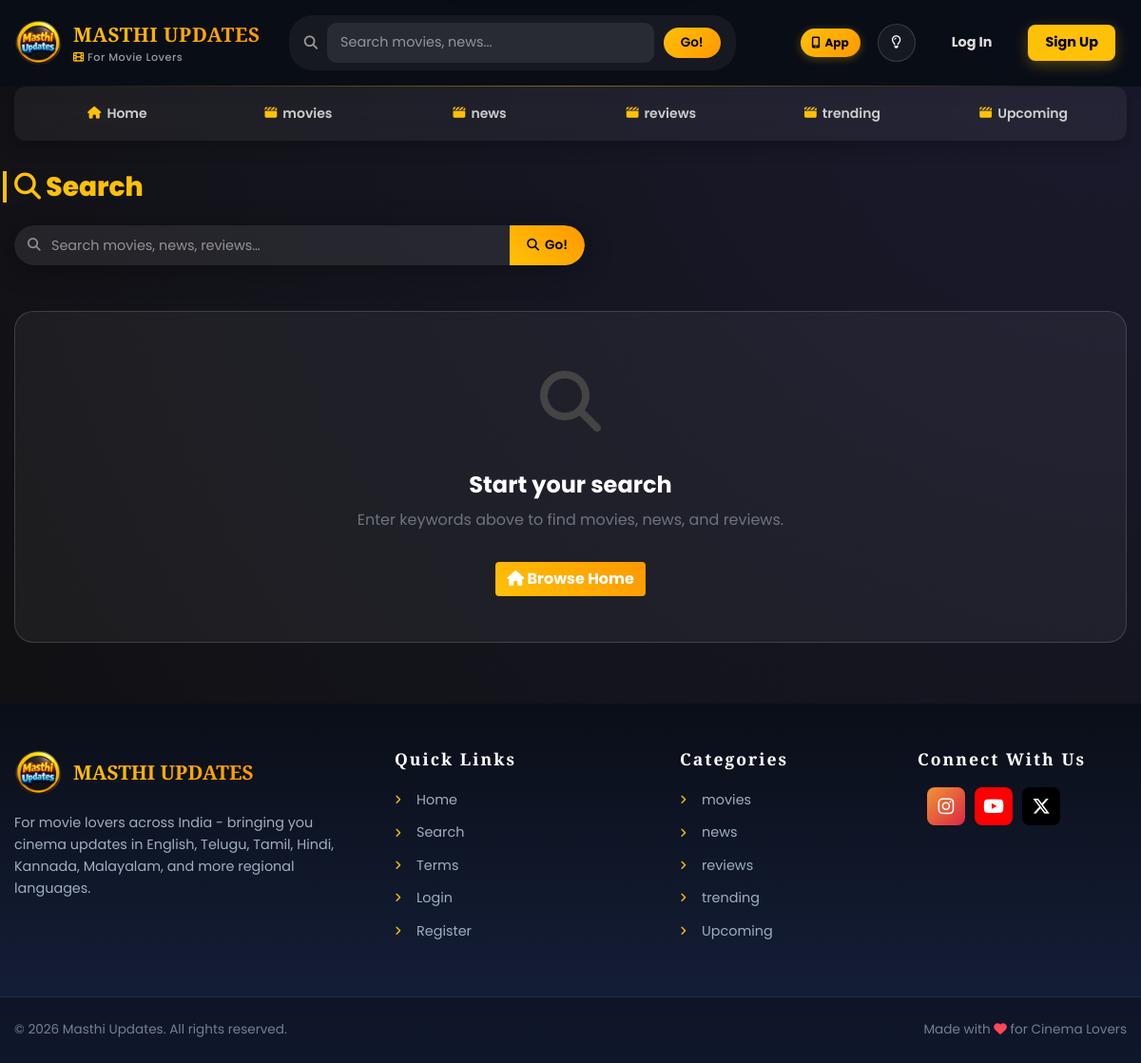
The app's page /blogs/search/ with its own data.
### blogs/models.py (models this page shows, shortened)
class Category(models.Model):
    category_name = models.CharField(max_length=200, unique=True)
    created_at = models.DateTimeField(auto_now_add=True)
    updated_at = models.DateTimeField(auto_now=True)
    class Meta:
        verbose_name_plural = 'Categories'

### blogs/views.py (the view, shortened to what this page needs)
# urls.py: path('blogs/search/',BlogsViews.search , name ='search'),
def search(request):
    keyword = request.GET.get('keyword', '')
    posts = []
    context = {
        'posts': posts,
        'keyword': keyword,
    }
    return render(request, 'search.html', context)

### templates/search.html (shortened to what this page needs)
{% extends 'base.html' %}
{% block content %}
<div class="search-results-page">
    <div class="search-header mb-4">
        <h3 class="section-title">
            <i class="fa-solid fa-magnifying-glass"></i>
            {% if keyword %}
            Search Results for "{{ keyword }}"
            {% else %}
            Search
            {% endif %}
        </h3>
    </div>
    <div class="search-form-inline mb-5">
        <form action="{% url 'search' %}" method="get" class="header-search-form">
            <div class="header-search">
                <i class="fa-solid fa-magnifying-glass search-icon"></i>
                <input type="text" class="search-input" name="keyword" value="{{ keyword }}"
                    placeholder="Search movies, news, reviews…">
                <button type="submit" class="search-button">
                    <i class="fa-solid fa-magnifying-glass"></i> Go!
                </button>
            </div>
        </form>
    </div>
    <div class="row">
        {% if posts %}
        {% for post in posts %}
        <div class="col-lg-6 col-md-6 mb-4">
            <div class="card h-100 post-card">
                {% if post.feature_image %}
                <div class="card-img-wrapper">
                    <img src="{{ post.feature_image.url }}" class="card-img-top" alt="{{ post.title }}">
                    <div class="card-img-overlay-gradient"></div>
                </div>
                {% endif %}
                <div class="card-body">
                    <h4 class="card-title">
                        <a href="{% url 'blogs' post.slug %}">{{ post.title }}</a>
                    </h4>
                    <div class="post-meta mb-2">
                        <span><i class="fa-regular fa-clock"></i> {{ post.created_at|timesince }} ago</span>
                        <span class="dot">•</span>
                        <span><i class="fa-solid fa-user"></i> {{ post.author }}</span>
                        {% if post.category %}
                        <span class="dot">•</span>
                        <a href="{% url 'posts_by_category' post.category.id %}" class="post-category">
                            {{ post.category.category_name }}
                        </a>
                        {% endif %}
                    </div>
                    <p class="card-text">{{ post.short_description|truncatewords:20 }}</p>
                    <a href="{% url 'blogs' post.slug %}" class="btn btn-sm btn-outline-warning">
                        Read More <i class="fa-solid fa-arrow-right"></i>
                    </a>
                </div>
            </div>
        </div>
        {% endfor %}
        {% else %}
        <div class="col-12">
            <div class="no-results-box text-center py-5">
                {% if keyword %}
                <div class="no-results-icon mb-4">
                    <i class="fa-solid fa-face-sad-tear"></i>
                </div>
                <h4>No results found for "{{ keyword }}"</h4>
                <p class="text-muted">Try searching with different keywords or browse our categories above.</p>
                {% else %}
                <div class="no-results-icon mb-4">
                    <i class="fa-solid fa-search"></i>
                </div>
                <h4>Start your search</h4>
                <p class="text-muted">Enter keywords above to find movies, news, and reviews.</p>
                {% endif %}
                <a href="{% url 'home' %}" class="btn btn-warning mt-3">
                    <i class="fa-solid fa-home"></i> Browse Home
                </a>
            </div>
        </div>
        {% endif %}
    </div>
</div>
{% endblock %}

### templates/base.html (shortened to what this page needs)
{% load static %}
<!DOCTYPE html>
<html lang="en">
<head>
    <link href="https://getbootstrap.com/docs/4.0/dist/css/bootstrap.min.css" rel="stylesheet">
    <link href="https://cdnjs.cloudflare.com/ajax/libs/font-awesome/6.5.1/css/all.min.css" rel="stylesheet">
    <link href="{% static 'css/blog.css' %}" rel="stylesheet">
    <link href="{% static 'css/homepage-cinematic.css' %}" rel="stylesheet">
    <link href="{% static 'css/slideshow-netflix-style.css' %}" rel="stylesheet">
    <link href="{% static 'css/advanced-ui.css' %}" rel="stylesheet">
    <link href="{% static 'css/advanced-ui.css' %}" rel="stylesheet">
    <link href="{% static 'css/professional-header-footer.css' %}" rel="stylesheet">
</head>
<body>
    <header class="site-header" id="siteHeader">
        <div class="container">
            <div class="row align-items-center header-row">
                <div class="col-auto">
                    <a href="{% url 'home' %}" class="header-logo">
                        <img src="{% static 'images/logo.png' %}" class="logo-img" alt="Logo">
                        <div class="brand-info">
                            <span class="brand-name">MASTHI UPDATES</span>
                            <span class="brand-tagline d-none d-lg-block">
                                <i class="fa-solid fa-film"></i> For Movie Lovers
                            </span>
                        </div>
                    </a>
                </div>
                <div class="col-md-5 d-none d-md-block">
                    <form action="{% url 'search' %}" method="get" class="search-form">
                        <div class="search-box">
                            <i class="fa-solid fa-search search-icon"></i>
                            <input type="text" class="search-input" name="keyword" placeholder="Search movies, news..."
                                autocomplete="off">
                            <button type="submit" class="search-btn">Go!</button>
                        </div>
                    </form>
                </div>
                <div class="col flex-grow-1 d-flex justify-content-end align-items-center">
                    <div class="header-actions">
                        <button id="installTriggerBtn" class="mobile-app-action-btn mr-2" title="Install App & Notify">
                            <i class="fa-solid fa-mobile-screen-button"></i>
                            <span class="d-none d-sm-inline">App</span>
                        </button>
                        <button id="themeToggle" class="action-btn" title="Toggle Theme">
                        </button>
                        {% if user.is_authenticated %}
                        {% if '/dashboard/' in request.path %}
                        <a href="{% url 'home' %}" class="action-btn-link" title="Visit Site">
                            <i class="fa-solid fa-earth-americas"></i>
                            <span class="d-none d-xl-inline">Visit Site</span>
                        </a>
                        {% endif %}
                        {% if '/dashboard/' not in request.path %}
                        <a href="{% url 'dashboard' %}" class="action-btn-link" title="Dashboard">
                            <i class="fa-solid fa-gauge-high"></i>
                            <span class="d-none d-xl-inline">Dashboard</span>
                        </a>
                        {% endif %}
                        <a href="{% url 'logout' %}" class="action-btn-link logout" title="Logout">
                            <i class="fa-solid fa-sign-out-alt"></i>
                            <span class="d-none d-xl-inline">Logout</span>
                        </a>
                        {% else %}
                        <a href="{% url 'login' %}" class="auth-btn login">Log In</a>
                        <a href="{% url 'register' %}" class="auth-btn register">Sign Up</a>
                        {% endif %}
                    </div>
                </div>
            </div>
        </div>
    </header>
    <div class="container">
        {% if '/dashboard/' not in request.path and '/login/' not in request.path and '/register/' not in request.path %}
        {% if categories %}
        <div class="nav-scroller mb-3 mb-lg-4 position-relative">
            <nav class="nav d-flex flex-nowrap">
                <a href="{% url 'home' %}" class="nav-link">
                    <i class="fa-solid fa-house"></i>
                    <span class="d-none d-sm-inline">Home</span>
                </a>
                {% for cat in categories %}
                <a href="{% url 'posts_by_category' cat.id %}" class="nav-link">
                    <i class="fa-solid fa-clapperboard d-none d-lg-inline"></i>
                    {{ cat.category_name }}
                </a>
                {% endfor %}
            </nav>
        </div>
        {% endif %}
        {% endif %}
        {% block content %}{% endblock %}
    </div>
    <footer class="site-footer">
        <div class="footer-content">
            <div class="container">
                <div class="row">
                    <div class="col-lg-4 col-md-6 mb-4">
                        <div class="footer-brand">
                            <img src="{% static 'images/logo.png' %}" alt="Logo" class="footer-logo">
                            <h4>MASTHI UPDATES</h4>
                        </div>
                        <p class="footer-desc">
                            For movie lovers across India - bringing you cinema updates in English, Telugu, Tamil,
                            Hindi, Kannada, Malayalam, and more regional languages.
                        </p>
                    </div>
                    <div class="col-lg-3 col-md-6 mb-4">
                        <h5 class="footer-title">Quick Links</h5>
                        <ul class="footer-links">
                            <li><a href="{% url 'home' %}"><i class="fa-solid fa-angle-right"></i> Home</a></li>
                            <li><a href="{% url 'search' %}"><i class="fa-solid fa-angle-right"></i> Search</a></li>
                            <li><a href="{% url 'terms' %}"><i class="fa-solid fa-angle-right"></i> Terms</a></li>
                            {% if user.is_authenticated %}
                            <li><a href="{% url 'dashboard' %}"><i class="fa-solid fa-angle-right"></i> Dashboard</a>
                            </li>
                            {% else %}
                            <li><a href="{% url 'login' %}"><i class="fa-solid fa-angle-right"></i> Login</a></li>
                            <li><a href="{% url 'register' %}"><i class="fa-solid fa-angle-right"></i> Register</a></li>
                            {% endif %}
                        </ul>
                    </div>
                    <div class="col-lg-5 col-lg-5 col-md-12 mb-4">
                        <div class="row">
                            <div class="col-sm-6 mb-4 mb-sm-0">
                                <h5 class="footer-title">Categories</h5>
                                <ul class="footer-links">
                                    {% for cat in categories %}
                                    {% if forloop.counter <= 6 %} <li><a href="{% url 'posts_by_category' cat.id %}"><i
                                                class="fa-solid fa-angle-right"></i> {{ cat.category_name }}</a></li>
                                        {% endif %}
                                        {% endfor %}
                                </ul>
                            </div>
                            <div class="col-sm-6">
                                <h5 class="footer-title">Connect With Us</h5>
                                <div class="social-links-compact">
                                    <a href="https://www.instagram.com/masthi__updates" target="_blank" rel="noopener"
                                        class="social-compact instagram" title="Instagram">
                                        <i class="fa-brands fa-instagram"></i>
                                    </a>
                                    <a href="https://youtube.com/@cine_muchatluu" target="_blank" rel="noopener"
                                        class="social-compact youtube" title="YouTube">
                                        <i class="fa-brands fa-youtube"></i>
                                    </a>
                                    <a href="https://x.com/cine_muchatlu" target="_blank" rel="noopener"
                                        class="social-compact twitter" title="Twitter">
                                        <i class="fa-brands fa-x-twitter"></i>
                                    </a>
                                </div>
                            </div>
                        </div>
                    </div>
                </div>
            </div>
        </div>
        <div class="footer-bottom">
            <div class="container">
                <div class="row align-items-center">
                    <div class="col-md-6 text-center text-md-left mb-2 mb-md-0">
                        <p>&copy; <span id="year"></span> Masthi Updates. All rights reserved.</p>
                    </div>
                    <div class="col-md-6 text-center text-md-right">
                        <p>Made with <i class="fa-solid fa-heart pulse-heart"></i> for Cinema Lovers</p>
                    </div>
                </div>
            </div>
        </div>
    </footer>
</body>
</html>

### records on screen
Category: category_name "movies"
Category: category_name "news"
Category: category_name "reviews"
Category: category_name "trending"
Category: category_name "Upcoming"
